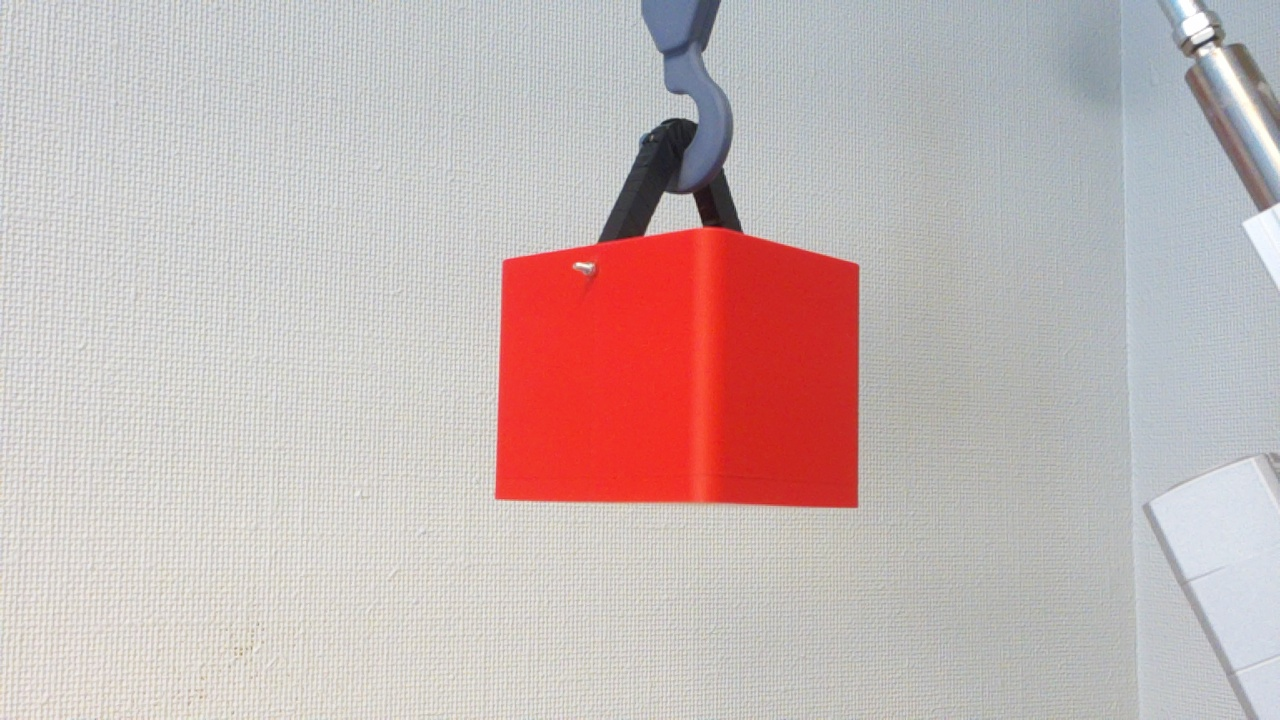
#> input picture src/object_recognition/python/1.jpg, 1280 x 720 px
$ jupyter execute --allow-errors edge_stackoverflow.ipynb
#> lines starting #> are read from the running program, lines starting #| are printed output that depends on the picture; after the words box and inside, x2 and y2 are one past the last pixel; in counts of white or black regions, pixels touching at a corner belong together
[cell 1]
import numpy as np
import matplotlib as mpl
import matplotlib.pyplot as plt
import cv2 as cv2
import time as t
import imutils
import math

# https://stackoverflow.com/questions/7263621/how-to-find-corners-on-a-image-using-opencv

[cell 2]
mpl.rc('axes', titlesize=14)
mpl.rc('xtick', labelsize=12)
mpl.rc('ytick', labelsize=12)

# Routine to fix the image
def fix_image(image):
    return cv2.cvtColor(image, cv2.COLOR_BGR2RGB)

# [60 lines left out: functions distance, clean_up_points, clean_up_points_inverse, find_rectangle, close_up_point_remove, not called in this run]

# Get points withing image

[cell 3]
path = r''
filename = '1.jpg'

img = cv2.imread(path + filename)
#> img is the input picture: shape (720, 1280, 3); mean B, G, R 180.4, 181.3, 198.6
gray = cv2.cvtColor(img,cv2.COLOR_BGR2GRAY)    #--- convert to grayscale
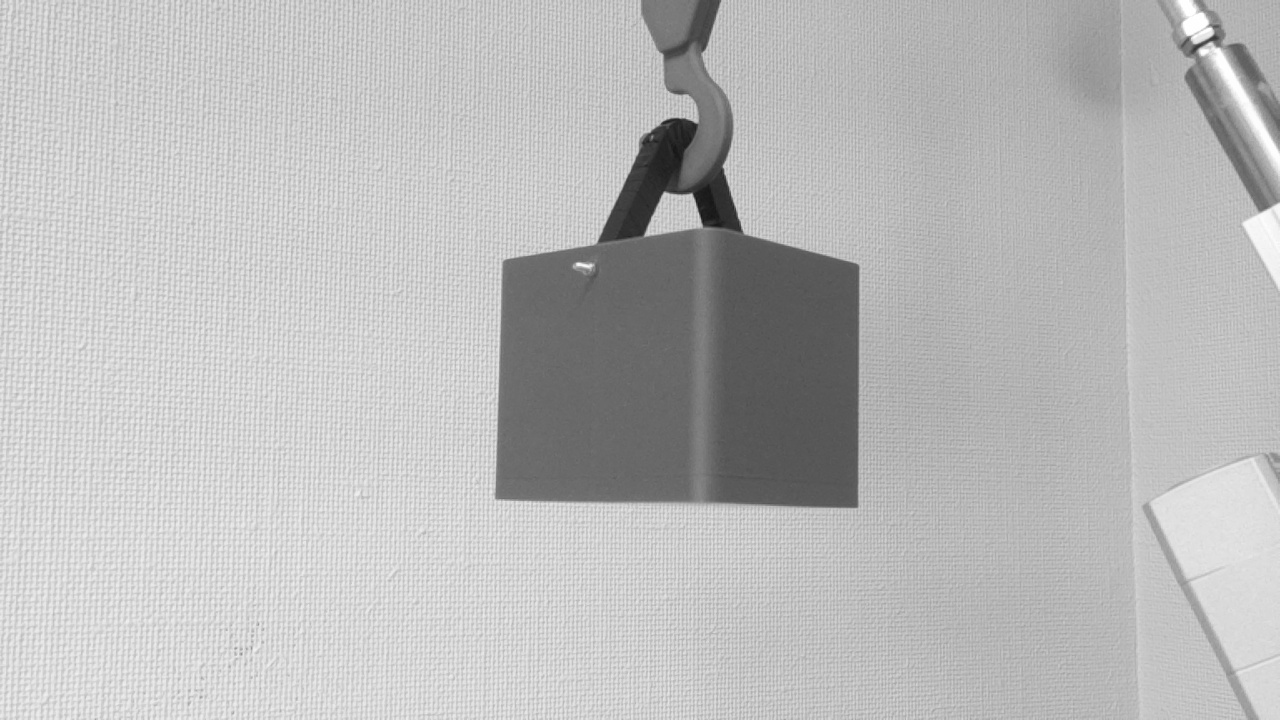
#> gray: shape (720, 1280); min 18, max 255, mean 186.4


# blurred = cv2.GaussianBlur(gray, (5, 1), 0)
blurred = cv2.bilateralFilter(gray, 5, 75, 75)

canny = cv2.Canny(blurred, 100, 300)
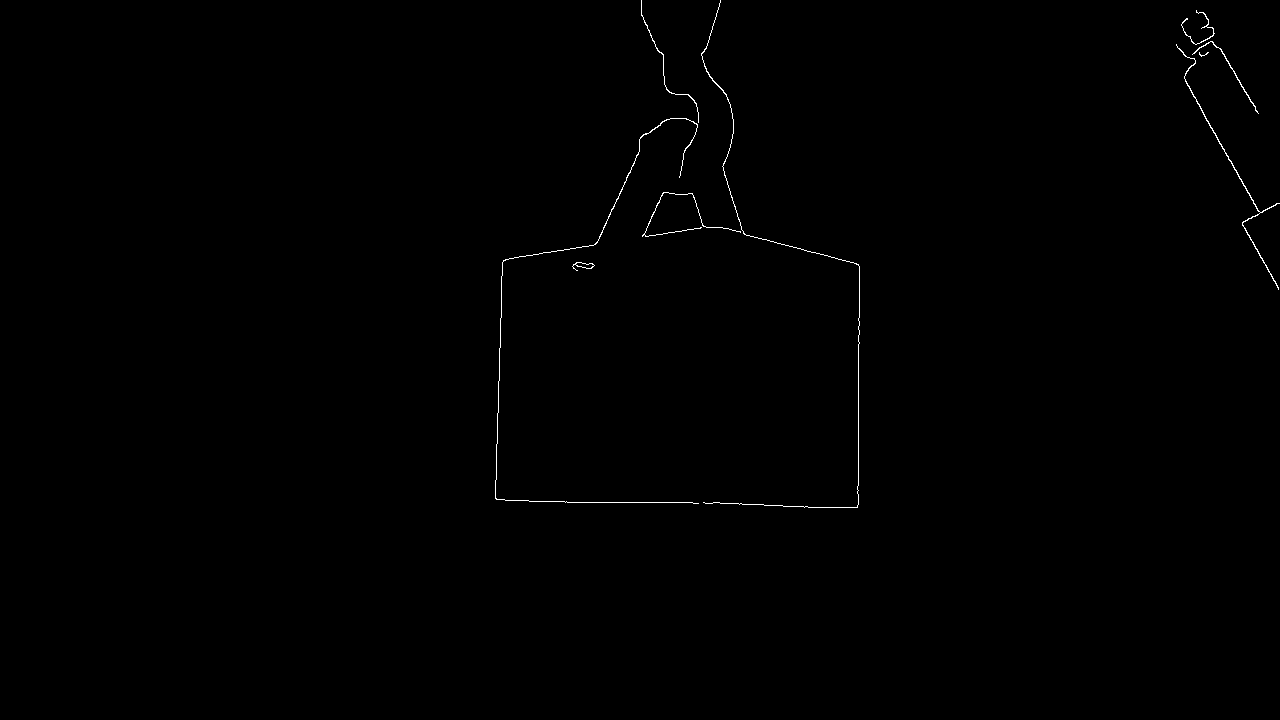
#> canny: shape (720, 1280); 0.3% white in thin lines or dots, all inside (x1, y1, x2, y2) = (495, 0, 1280, 508)

plt.imshow(fix_image(canny))
plt.show()

dst = cv2.cornerHarris(canny, 2, 3, 0.04)
plt.imshow(dst, cmap='gray')
plt.show()

mask = np.zeros_like(gray)

mask[dst > 0.01 * dst.max()] = 255
plt.imshow(fix_image(mask))
plt.show()

[cell 4]
# Read image
image = cv2.imread("1.jpg")

# image = image[0:720, 200:1000]

# COnvert to grayscale
gray = cv2.cvtColor(image, cv2.COLOR_BGR2GRAY)

# smooth the image
# gray = cv2.GaussianBlur(gray, (5, 1), 0)
bi = cv2.bilateralFilter(gray, 5, 75, 75)
# smooth = cv2.GaussianBlur(gray, (5, 7), 0)

canny = cv2.Canny(bi, 100, 300)
# plt.imshow(fix_image(canny))
# plt.show()


dst = cv2.cornerHarris(canny, 2, 3, 0.04)
# plt.imshow(dst, cmap='gray')
# plt.show()

mask = np.zeros_like(gray)

mask[dst > 0.015 * dst.max()] = 255
# plt.imshow(fix_image(mask))
# plt.show()

coordinates = np.argwhere(mask)

hull = cv2.convexHull(coordinates)
# print(hull)

#> (the rest of this cell did not finish here and is left out)

# Otsu Thersholding

[cell 5]
# Opencv https://docs.opencv.org/4.x/d7/d4d/tutorial_py_thresholding.html

img = cv2.imread('1.jpg', cv2.IMREAD_GRAYSCALE)
#> img: shape (720, 1280); min 18, max 255, mean 186.4
assert img is not None, "file could not be read, check with os.path.exists()"

# global thresholding
ret1,th1 = cv2.threshold(img,127,255,cv2.THRESH_BINARY)
#> th1: shape (720, 1280); 87.9% white; 18 black regions (11 under 20 px), largest, box (x1, y1, x2, y2) and area: (496, 0, 859, 508) 107890, (1185, 68, 1270, 211) 1860, (1228, 44, 1266, 88) 626

# Otsu's thresholding
ret2,th2 = cv2.threshold(img,0,255,cv2.THRESH_BINARY+cv2.THRESH_OTSU)
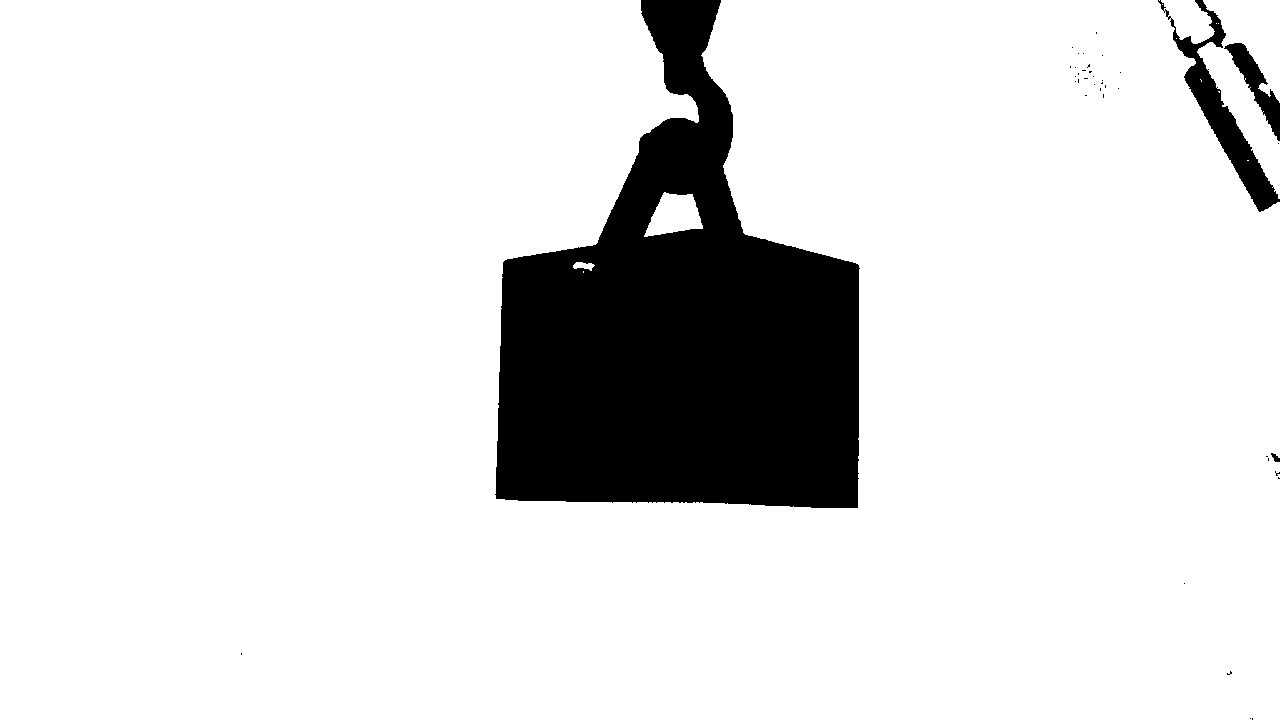
#> th2: shape (720, 1280); 87.4% white; 39 black regions (35 under 20 px), largest, box (x1, y1, x2, y2) and area: (495, 0, 860, 508) 109613, (1158, 0, 1280, 212) 4826, (1224, 43, 1280, 141) 1586, (1271, 453, 1280, 462) 45
#> ret2 = 148

# Otsu's thresholding after Gaussian filtering
blur = cv2.GaussianBlur(img,(5,5),0)
ret3,th3 = cv2.threshold(blur,0,255,cv2.THRESH_BINARY_INV+cv2.THRESH_OTSU)
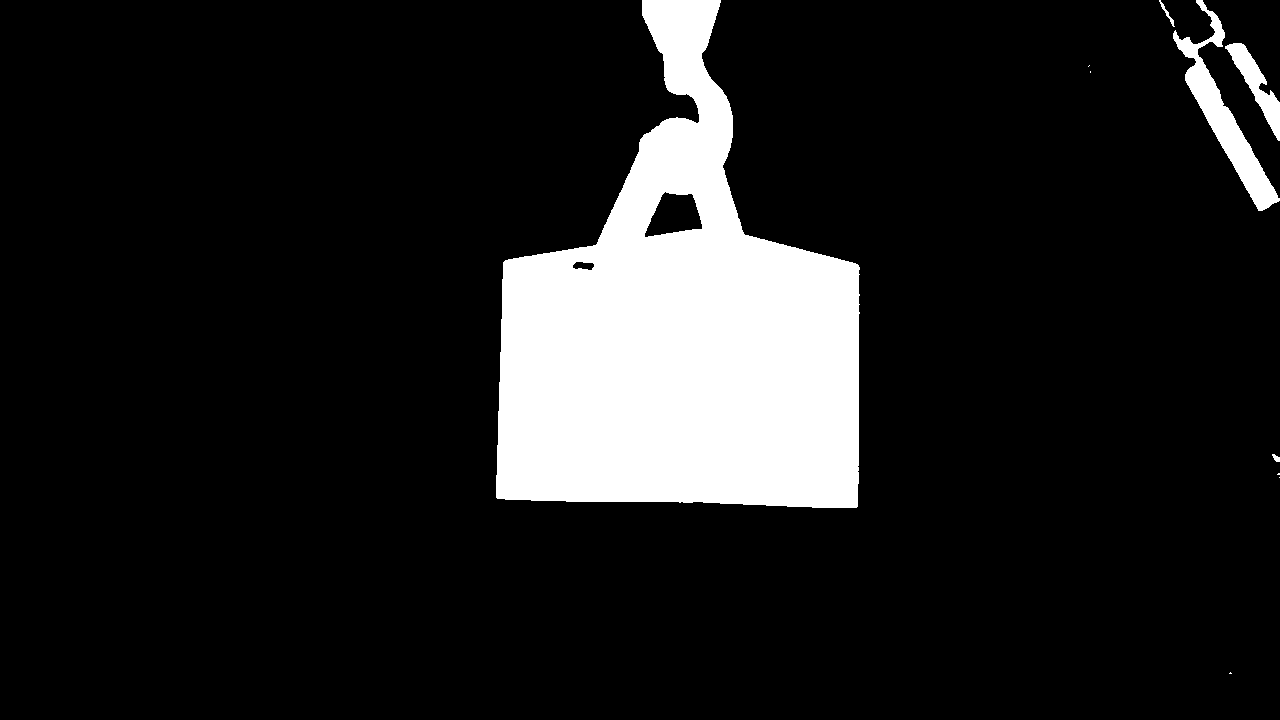
#> th3: shape (720, 1280); 12.6% white; 10 white regions (5 under 20 px), largest, box (x1, y1, x2, y2) and area: (496, 0, 860, 508) 109630, (1173, 0, 1280, 211) 4758, (1225, 43, 1280, 141) 1612, (1159, 0, 1175, 27) 79, (1272, 454, 1280, 462) 40
#> ret3 = 149

# plot all the images and their histograms
images = [img, 0, th1,
          img, 0, th2,
          blur, 0, th3]
titles = ['Original Noisy Image','Histogram','Global Thresholding (v=127)',
          'Original Noisy Image','Histogram',"Otsu's Thresholding",
          'Gaussian filtered Image','Histogram',"Otsu's Thresholding"]

for i in range(3):
    plt.subplot(3,3,i*3+1),plt.imshow(images[i*3],'gray')
    plt.title(titles[i*3]), plt.xticks([]), plt.yticks([])
    plt.subplot(3,3,i*3+2),plt.hist(images[i*3].ravel(),256)
    plt.title(titles[i*3+1]), plt.xticks([]), plt.yticks([])
    plt.subplot(3,3,i*3+3),plt.imshow(images[i*3+2],'gray')
    plt.title(titles[i*3+2]), plt.xticks([]), plt.yticks([])
plt.show()
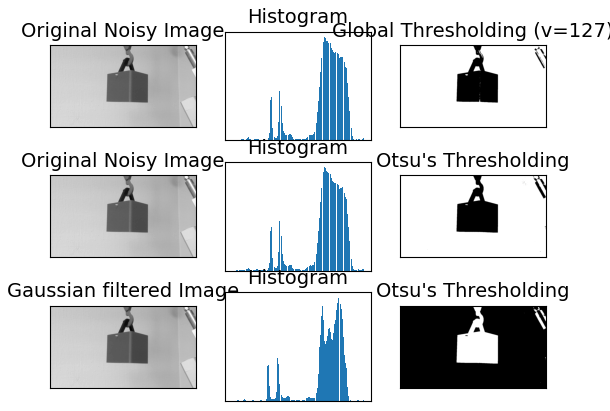
#> figure drawn by matplotlib, 9 panels

$ run again, with src/object_recognition/python/image.jpg copied over src/object_recognition/python/1.jpg
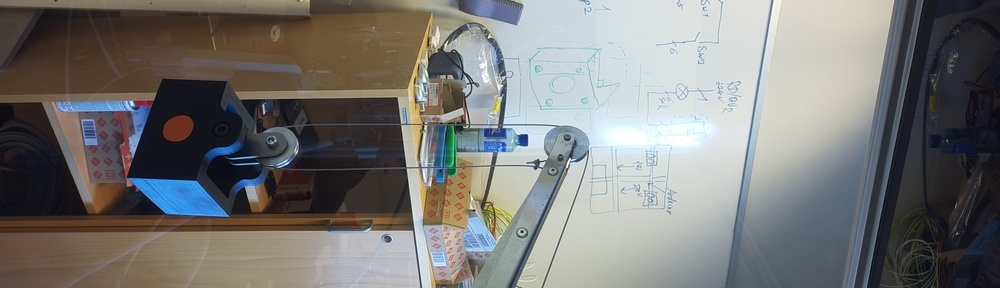
#> input picture src/object_recognition/python/image.jpg, 1000 x 288 px, shrunk from 3000 x 864 before the run
#> img is the input picture: shape (288, 1000, 3); mean B, G, R 118, 120.2, 120.7
#> `canny = cv2.Canny(blurred, 100, 300)`:
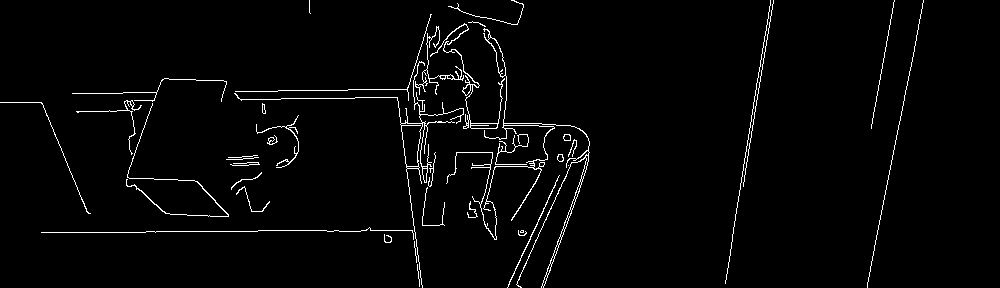
#> canny: shape (288, 1000); 2.4% white in thin lines or dots
#> img: shape (288, 1000)
#> th1: shape (288, 1000); 44.2% white; 187 white regions (164 under 20 px), largest, box (x1, y1, x2, y2) and area: (240, 0, 895, 288) 107576, (135, 227, 420, 288) 13693, (134, 179, 229, 217) 1038
#> ret2 = 127
#> `ret3,th3 = cv2.threshold(blur,0,255,cv2.THRESH_BINARY_INV+cv2.THRESH_O..`:
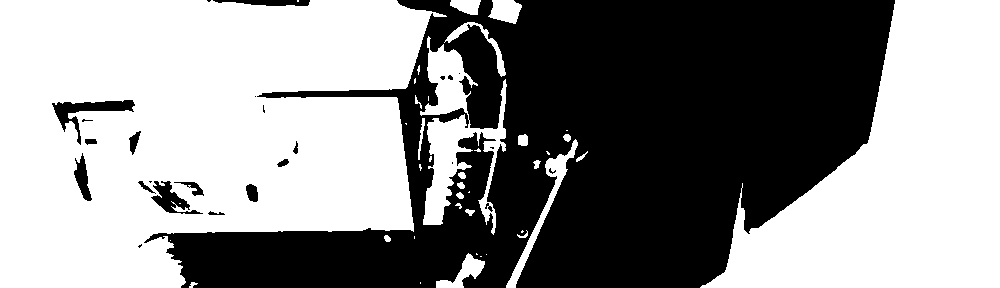
#> th3: shape (288, 1000); 55.7% white; 26 black regions (12 under 20 px), largest, box (x1, y1, x2, y2) and area: (144, 0, 895, 288) 124195, (52, 100, 135, 145) 1005, (151, 181, 203, 214) 657

$ run again, with src/object_recognition/python/short_image.jpg copied over src/object_recognition/python/1.jpg
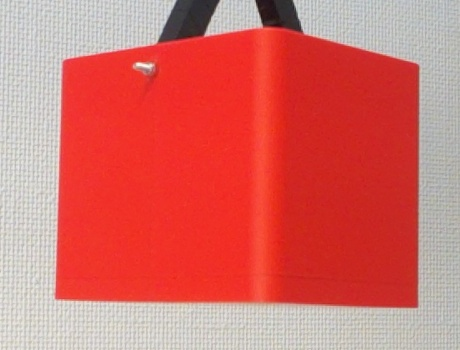
#> input picture src/object_recognition/python/short_image.jpg, 460 x 350 px
#> img is the input picture: shape (350, 460, 3); mean B, G, R 102.7, 108.1, 213.5
#> `canny = cv2.Canny(blurred, 100, 300)`:
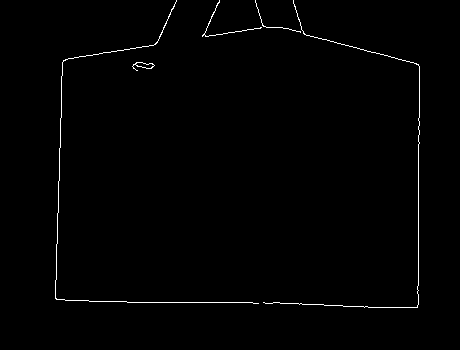
#> canny: shape (350, 460); 0.85% white in thin lines or dots, all inside (x1, y1, x2, y2) = (55, 0, 420, 308)
#> img: shape (350, 460)
#> th1: shape (350, 460); 40.9% white; 40 white regions (37 under 20 px), largest, box (x1, y1, x2, y2) and area: (0, 0, 460, 350) 64012, (204, 0, 272, 38) 1593, (132, 62, 155, 75) 208
#> th2: shape (350, 460); 40.3% white; 4 white regions (1 under 20 px), largest, box (x1, y1, x2, y2) and area: (0, 0, 460, 350) 63292, (204, 0, 263, 37) 1519, (133, 62, 155, 71) 121
#> ret2 = 148
#> `ret3,th3 = cv2.threshold(blur,0,255,cv2.THRESH_BINARY_INV+cv2.THRESH_O..`:
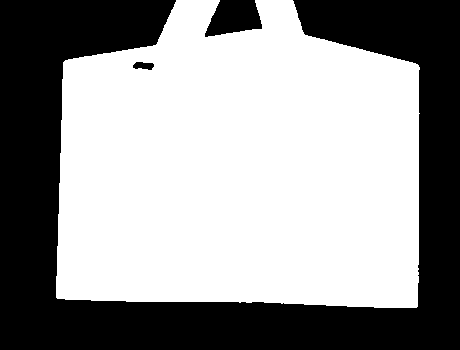
#> th3: shape (350, 460); 59.6% white; 3 black regions, box (x1, y1, x2, y2) and area: (0, 0, 460, 350) 63353, (205, 0, 262, 37) 1503, (133, 62, 154, 70) 124
